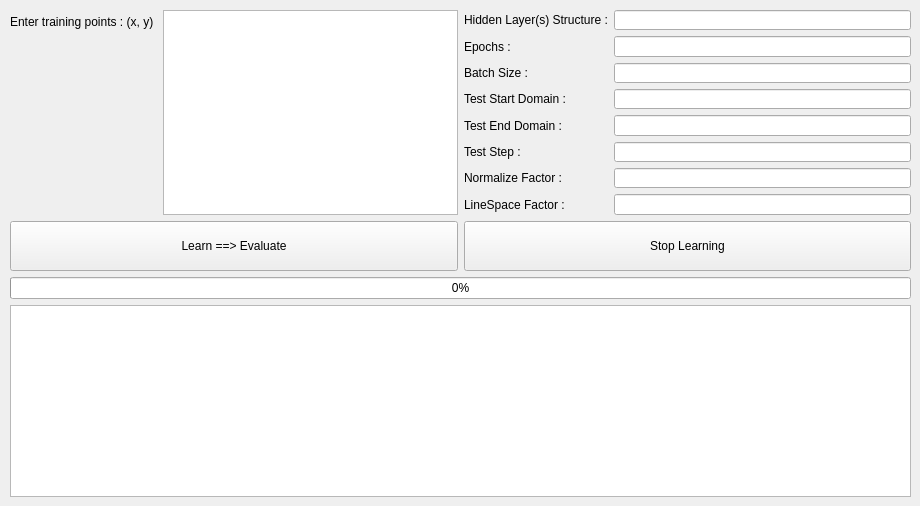
      <widget class="QWidget" name="thirdPart">
       <attribute name="title">
        <string>Custom Regression</string>
       </attribute>
       <widget class="QWidget" name="layoutWidget_3">
        <property name="geometry">
         <rect>
          <x>10</x>
          <y>10</y>
          <width>901</width>
          <height>487</height>
         </rect>
        </property>
        <layout class="QVBoxLayout" name="verticalLayout_4">
         <item>
          <layout class="QHBoxLayout" name="horizontalLayout_7">
           <item>
            <layout class="QFormLayout" name="formLayout_5">
             <property name="formAlignment">
              <set>Qt::AlignLeading|Qt::AlignLeft|Qt::AlignVCenter</set>
             </property>
             <item row="0" column="0">
              <widget class="QLabel" name="lbl1_10">
               <property name="frameShape">
                <enum>QFrame::NoFrame</enum>
               </property>
               <property name="text">
                <string>Enter training points : (x, y) </string>
               </property>
              </widget>
             </item>
             <item row="0" column="1">
              <widget class="QTextEdit" name="trainPoints3"/>
             </item>
            </layout>
           </item>
           <item>
            <layout class="QFormLayout" name="formLayout_6">
             <property name="formAlignment">
              <set>Qt::AlignLeading|Qt::AlignLeft|Qt::AlignTop</set>
             </property>
             <item row="1" column="0">
              <widget class="QLabel" name="lbl1_24">
               <property name="frameShape">
                <enum>QFrame::NoFrame</enum>
               </property>
               <property name="text">
                <string>Epochs :</string>
               </property>
              </widget>
             </item>
             <item row="1" column="1">
              <widget class="QLineEdit" name="epochs3"/>
             </item>
             <item row="2" column="0">
              <widget class="QLabel" name="lbl1_36">
               <property name="frameShape">
                <enum>QFrame::NoFrame</enum>
               </property>
               <property name="text">
                <string>Batch Size :</string>
               </property>
              </widget>
             </item>
             <item row="3" column="0">
              <widget class="QLabel" name="lbl1_21">
               <property name="frameShape">
                <enum>QFrame::NoFrame</enum>
               </property>
               <property name="text">
                <string>Test Start Domain :</string>
               </property>
              </widget>
             </item>
             <item row="3" column="1">
              <widget class="QLineEdit" name="testStart3"/>
             </item>
             <item row="4" column="0">
              <widget class="QLabel" name="lbl1_22">
               <property name="frameShape">
                <enum>QFrame::NoFrame</enum>
               </property>
               <property name="text">
                <string>Test End Domain :</string>
               </property>
              </widget>
             </item>
             <item row="4" column="1">
              <widget class="QLineEdit" name="testEnd3"/>
             </item>
             <item row="5" column="0">
              <widget class="QLabel" name="lbl1_23">
               <property name="frameShape">
                <enum>QFrame::NoFrame</enum>
               </property>
               <property name="text">
                <string>Test Step :</string>
               </property>
              </widget>
             </item>
             <item row="5" column="1">
              <widget class="QLineEdit" name="testStep3"/>
             </item>
             <item row="2" column="1">
              <widget class="QLineEdit" name="batch3"/>
             </item>
             <item row="0" column="0">
              <widget class="QLabel" name="lbl1_37">
               <property name="frameShape">
                <enum>QFrame::NoFrame</enum>
               </property>
               <property name="text">
                <string>Hidden Layer(s) Structure :</string>
               </property>
              </widget>
             </item>
             <item row="0" column="1">
              <widget class="QLineEdit" name="layers3"/>
             </item>
             <item row="6" column="0">
              <widget class="QLabel" name="lbl1_40">
               <property name="frameShape">
                <enum>QFrame::NoFrame</enum>
               </property>
               <property name="text">
                <string>Normalize Factor :</string>
               </property>
              </widget>
             </item>
             <item row="6" column="1">
              <widget class="QLineEdit" name="normalize3"/>
             </item>
             <item row="7" column="0">
              <widget class="QLabel" name="lbl1_41">
               <property name="frameShape">
                <enum>QFrame::NoFrame</enum>
               </property>
               <property name="text">
                <string>LineSpace Factor :</string>
               </property>
              </widget>
             </item>
             <item row="7" column="1">
              <widget class="QLineEdit" name="lineSpace3"/>
             </item>
            </layout>
           </item>
          </layout>
         </item>
         <item>
          <layout class="QHBoxLayout" name="horizontalLayout_8">
           <item>
            <widget class="QPushButton" name="learn3">
             <property name="sizePolicy">
              <sizepolicy hsizetype="Minimum" vsizetype="Expanding">
               <horstretch>0</horstretch>
               <verstretch>0</verstretch>
              </sizepolicy>
             </property>
             <property name="minimumSize">
              <size>
               <width>0</width>
               <height>50</height>
              </size>
             </property>
             <property name="maximumSize">
              <size>
               <width>16777215</width>
               <height>50</height>
              </size>
             </property>
             <property name="text">
              <string>Learn ==&gt; Evaluate</string>
             </property>
            </widget>
           </item>
           <item>
            <widget class="QPushButton" name="stop3">
             <property name="sizePolicy">
              <sizepolicy hsizetype="Minimum" vsizetype="Expanding">
               <horstretch>0</horstretch>
               <verstretch>0</verstretch>
              </sizepolicy>
             </property>
             <property name="minimumSize">
              <size>
               <width>0</width>
               <height>50</height>
              </size>
             </property>
             <property name="maximumSize">
              <size>
               <width>16777215</width>
               <height>50</height>
              </size>
             </property>
             <property name="text">
              <string>Stop Learning</string>
             </property>
            </widget>
           </item>
          </layout>
         </item>
         <item>
          <widget class="QProgressBar" name="prgBar3">
           <property name="value">
            <number>0</number>
           </property>
          </widget>
         </item>
         <item>
          <layout class="QHBoxLayout" name="horizontalLayout_9">
           <item>
            <layout class="QHBoxLayout" name="pltLayout3"/>
           </item>
           <item>
            <widget class="QTextEdit" name="status3">
             <property name="sizePolicy">
              <sizepolicy hsizetype="Preferred" vsizetype="MinimumExpanding">
               <horstretch>0</horstretch>
               <verstretch>0</verstretch>
              </sizepolicy>
             </property>
             <property name="font">
              <font>
               <family>Consolas</family>
              </font>
             </property>
             <property name="lineWrapMode">
              <enum>QTextEdit::NoWrap</enum>
             </property>
             <property name="readOnly">
              <bool>true</bool>
             </property>
             <property name="html">
              <string>&lt;!DOCTYPE HTML PUBLIC &quot;-//W3C//DTD HTML 4.0//EN&quot; &quot;http://www.w3.org/TR/REC-html40/strict.dtd&quot;&gt;
&lt;html&gt;&lt;head&gt;&lt;meta name=&quot;qrichtext&quot; content=&quot;1&quot; /&gt;&lt;style type=&quot;text/css&quot;&gt;
p, li { white-space: pre-wrap; }
&lt;/style&gt;&lt;/head&gt;&lt;body style=&quot; font-family:'Consolas'; font-size:8pt; font-weight:400; font-style:normal;&quot;&gt;
&lt;p style=&quot;-qt-paragraph-type:empty; margin-top:0px; margin-bottom:0px; margin-left:0px; margin-right:0px; -qt-block-indent:0; text-indent:0px; font-family:'Consolas','Segoe UI';&quot;&gt;&lt;br /&gt;&lt;/p&gt;&lt;/body&gt;&lt;/html&gt;</string>
             </property>
            </widget>
           </item>
          </layout>
         </item>
        </layout>
       </widget>
      </widget>
